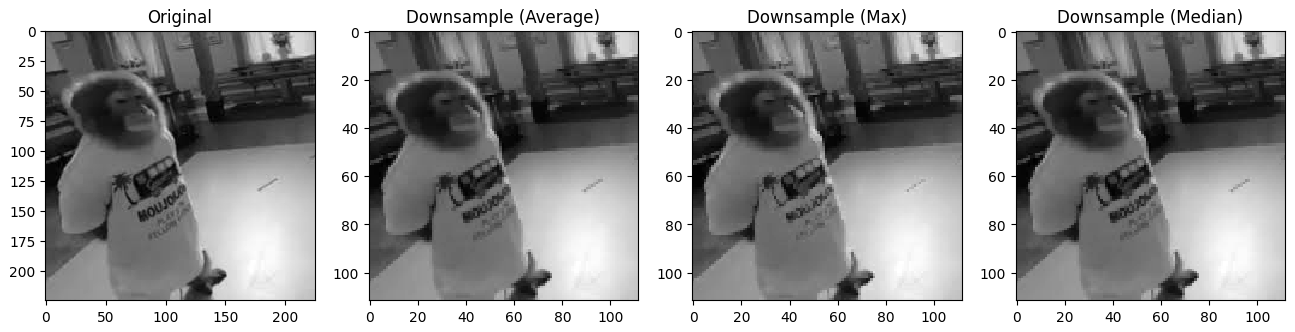
#> input picture DownsamplingMonkeBajuKuning.png, 1295 x 332 px
$ jupyter execute PCD_Assingment02.ipynb
#> lines starting #> are read from the running program, lines starting #| are printed output that depends on the picture
<a href="https://colab.research.google.com/github/aryajason/Digital-Image-Processing/blob/main/PCD_Assingment02.ipynb" target="_parent"></a>

[cell 1]
import cv2
import numpy as np
import matplotlib.pyplot as plt
from google.colab import files

[cell 2]
# Upload an image file
uploaded = files.upload()
#> the answer given: DownsamplingMonkeBajuKuning.png

# Get the filename and read the image in color
filename = next(iter(uploaded))
original_image = cv2.imread(filename)
#> original_image is the input picture: shape (332, 1295, 3); min 0, max 255, mean 154.6

# Convert from BGR to RGB for displaying with matplotlib
original_image_rgb = cv2.cvtColor(original_image, cv2.COLOR_BGR2RGB)

print(f"\nDisplaying '{filename}'")

# Display the original image
plt.figure(figsize=(5, 5))
plt.imshow(original_image_rgb)
plt.title("Original Image")
plt.axis('off')
plt.show()

[cell 3]
# Apply a Gaussian blur to the image
# The (7, 7) is the kernel size, which determines the amount of blur
blurred_image = cv2.GaussianBlur(original_image, (7, 7), 0)
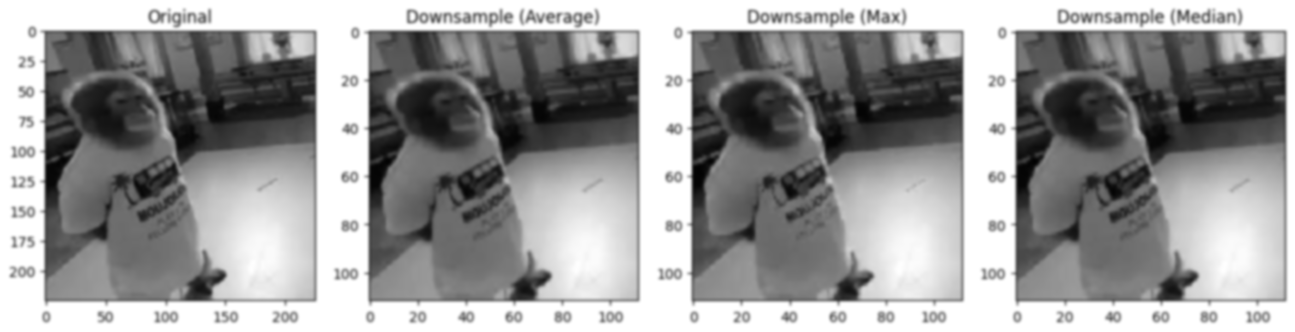
#> blurred_image: shape (332, 1295, 3); min 2, max 255, mean 154.7

# Convert images to RGB for displaying
original_image_rgb = cv2.cvtColor(original_image, cv2.COLOR_BGR2RGB)
blurred_image_rgb = cv2.cvtColor(blurred_image, cv2.COLOR_BGR2RGB)

# Plot the original and blurred images
plt.figure(figsize=(10, 5))
plt.subplot(1, 2, 1)
plt.title("Original")
plt.imshow(original_image_rgb)
plt.axis('off')

plt.subplot(1, 2, 2)
plt.title("Gaussian Blur")
plt.imshow(blurred_image_rgb)
plt.axis('off')
plt.show()
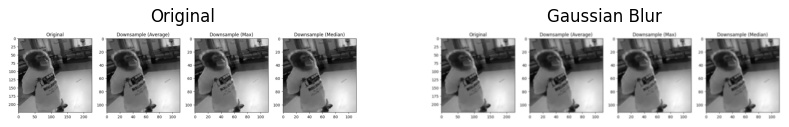
#> figure drawn by matplotlib, 2 panels

[cell 4]
# Set the brightness increase value
brightness_value = 50

# Create a matrix of ones with the same shape as the image, then multiply by the brightness value
brightness_matrix = np.ones(original_image.shape, dtype="uint8") * brightness_value

# Add the brightness matrix to the original image
bright_image = cv2.add(original_image, brightness_matrix)
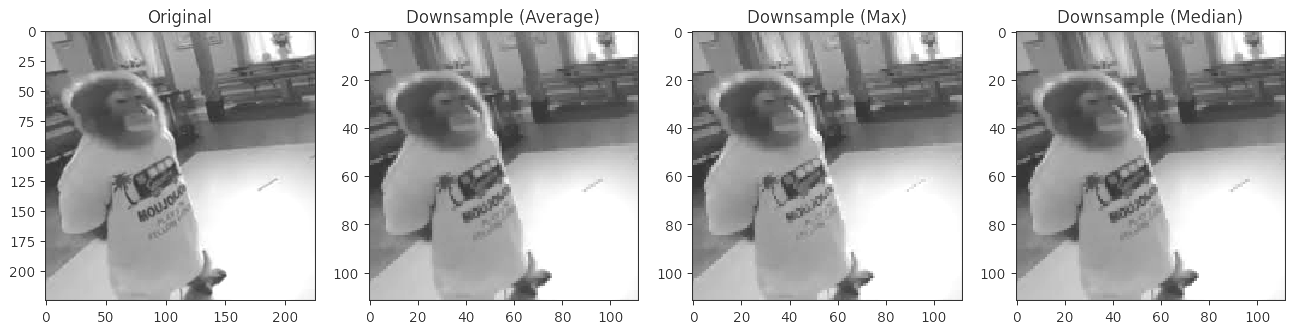
#> bright_image: shape (332, 1295, 3); min 50, max 255, mean 187.9

# Convert images to RGB for displaying
original_image_rgb = cv2.cvtColor(original_image, cv2.COLOR_BGR2RGB)
bright_image_rgb = cv2.cvtColor(bright_image, cv2.COLOR_BGR2RGB)

# Plot the original and brightened images
plt.figure(figsize=(10, 5))
plt.subplot(1, 2, 1)
plt.title("Original")
plt.imshow(original_image_rgb)
plt.axis('off')

plt.subplot(1, 2, 2)
plt.title("Brightened Image")
plt.imshow(bright_image_rgb)
plt.axis('off')
plt.show()
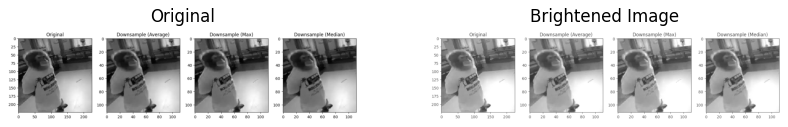
#> figure drawn by matplotlib, 2 panels

[cell 5]
# Set the darkness value
darkness_value = 50

# Create a matrix of ones and multiply by the darkness value
darkness_matrix = np.ones(original_image.shape, dtype="uint8") * darkness_value

# Subtract the darkness matrix from the original image
dark_image = cv2.subtract(original_image, darkness_matrix)
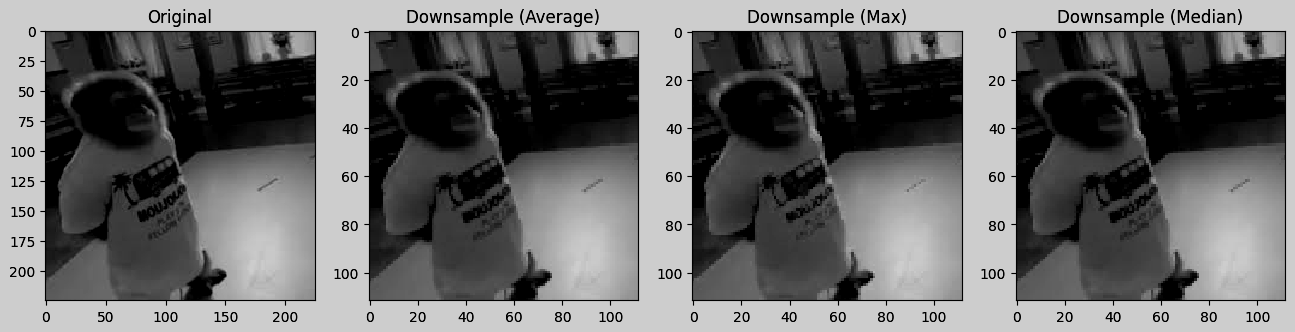
#> dark_image: shape (332, 1295, 3); min 0, max 205, mean 107.8

# Convert images to RGB for displaying
original_image_rgb = cv2.cvtColor(original_image, cv2.COLOR_BGR2RGB)
dark_image_rgb = cv2.cvtColor(dark_image, cv2.COLOR_BGR2RGB)

# Plot the original and darkened images
plt.figure(figsize=(10, 5))
plt.subplot(1, 2, 1)
plt.title("Original")
plt.imshow(original_image_rgb)
plt.axis('off')

plt.subplot(1, 2, 2)
plt.title("Darkened Image")
plt.imshow(dark_image_rgb)
plt.axis('off')
plt.show()

[cell 6]
# Alpha controls contrast (0.0-1.0 for lower, >1.0 for higher)
alpha = 0.5
# Beta controls brightness (0-100)
beta = 50

# Apply the contrast adjustment
low_contrast_image = cv2.addWeighted(original_image, alpha, np.zeros(original_image.shape, original_image.dtype), 0, beta)
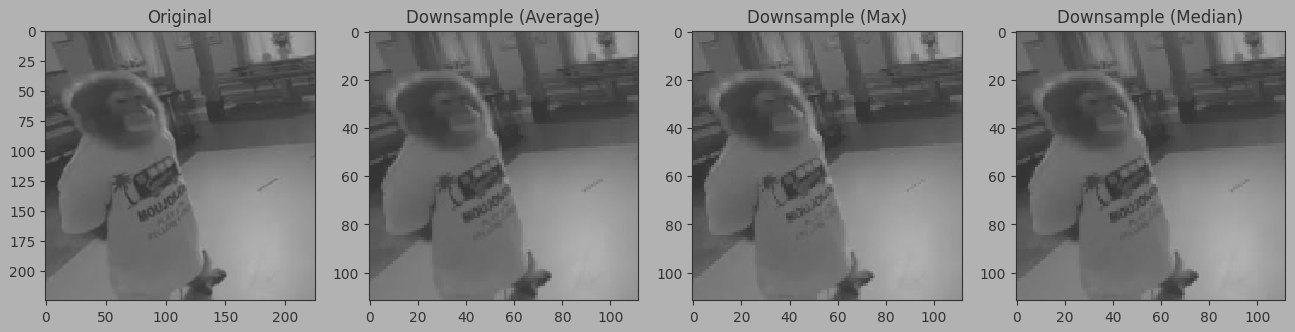
#> low_contrast_image: shape (332, 1295, 3); min 50, max 178, mean 127.5

# Convert images to RGB for displaying
original_image_rgb = cv2.cvtColor(original_image, cv2.COLOR_BGR2RGB)
low_contrast_rgb = cv2.cvtColor(low_contrast_image, cv2.COLOR_BGR2RGB)

# Plot the original and low-contrast images
plt.figure(figsize=(10, 5))
plt.subplot(1, 2, 1)
plt.title("Original")
plt.imshow(original_image_rgb)
plt.axis('off')

plt.subplot(1, 2, 2)
plt.title("Lower Contrast")
plt.imshow(low_contrast_rgb)
plt.axis('off')
plt.show()
